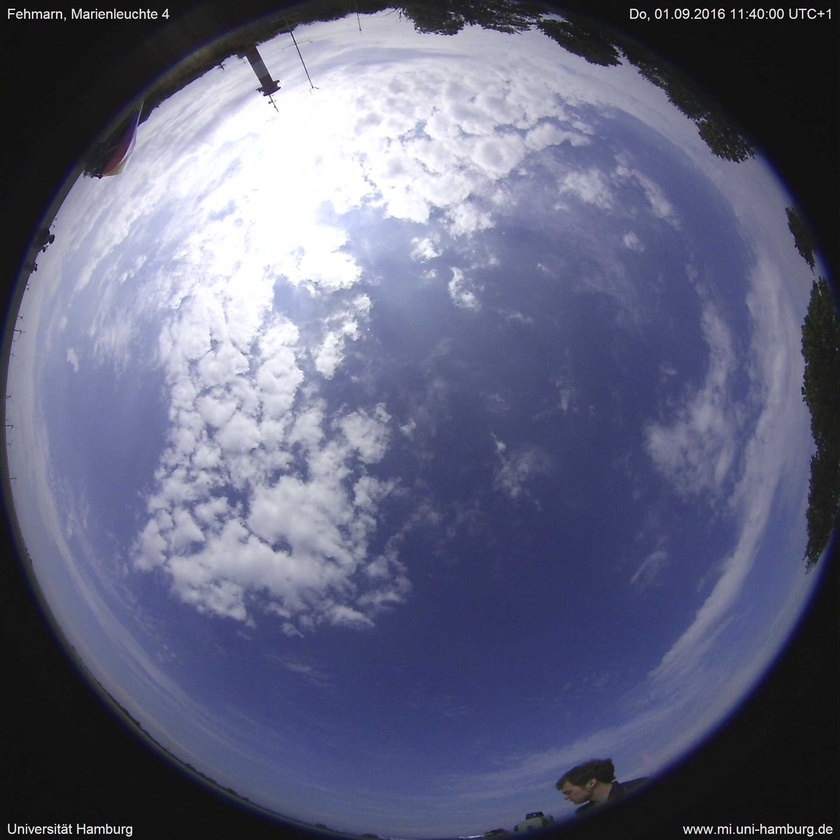
#> input picture src/semikite/images/FE4_Image_20160901_114000_UTCp1.jpg, 840 x 840 px, shrunk from 1920 x 1920 before the run; its folder holds 4 pictures in this run
$ python auto_kite_detection.py
#> lines starting #> are read from the running program, lines starting #| are printed output that depends on the picture; after the words box and inside, x2 and y2 are one past the last pixel; in counts of white or black regions, pixels touching at a corner belong together
#!/usr/bin/env python3
# -*- coding: utf-8 -*-
"""
    Author: Bohong Li
    The automatic kite detection mechanism is based on the difference in the RGB code of the original image and
    a blurred image. The mechanism works as follows:
    - First, Gaussian smoothing is applied on the original image. The image has to be smoothed first to avoid influences
    by sharp edges between the horizon and the edge of the lense.
    - Second, a mask is defined to cut out the lense edges and the lower part of the horizon in both the smoothed and
    the original image, should the outer edge of the horizon contain buildings or obstacles.
    - Third, the difference in the RGB code between the cut-out smoothed and original is calculated. Only the red (R)
    channel is used, as the total difference leads to the results.
    - Fourth, the algorithm finds the pixel with the largest difference in the R-channel.
    - Finally, the pixel is highlighted and denoted with a 1 on the original image. The final image can also be saved.
"""

#%%
import re
from pathlib import Path

import cv2
import numpy as np
import matplotlib.pyplot as plt

#%%
def filenames_gen(path: Path) -> list:

    image_names = [f.name for f in path.iterdir()]
    original_images = []

    for name in image_names:
        original_images.append(f"{path._str}/{name}")
        original_images.sort()

    return original_images

def find_timestamps(img_names: list):

    times = []

    for fname in img_names:
        match = re.search(r'\d{8}_\d{6}', fname)
        if match:
            times.append(match.group())

    return times

def read_image(image: str):

    pic = cv2.imread(image)
    return pic

def smoothing(image: np.array):

    smoothed_pic = cv2.GaussianBlur(image, (69,69), 30)

    return smoothed_pic

def cutting(image: np.array) -> np.array:

    height, width = image.shape[:2]
    center = (width // 2, height // 2)
    radius = int(min(center) * 0.81)
    mask = np.zeros((height, width), dtype=np.uint8)
    cv2.circle(mask, center, radius, 255, -1)
    masked_image = cv2.bitwise_and(image, image, mask=mask)

    return masked_image, mask

def rgb_calc(original_image: np.array, smoothed_image: np.array):

    diff = cv2.absdiff(smoothed_image, original_image)         # shape (H, W, 3)
    total_diff = diff[:,:,0]

    return total_diff

def find_top_pixels(total_diff: np.array, top_n: int):

    flat = total_diff.flatten()
    top_indices = np.argpartition(flat, -top_n)[-top_n:]
    top_indices = top_indices[np.argsort(-flat[top_indices])]  # Sort descending
    top_coords = [np.unravel_index(_index, total_diff.shape) for _index in top_indices]

    return top_coords

def visualize(coordinates: np.array, original_image: np.array):

    highlight = original_image.copy()
    for i, (y, x) in enumerate(coordinates):
        cv2.circle(highlight, (x, y), 5, (0, 0, 255), 2)
        cv2.putText(highlight, str(i+1), (x + 6, y - 6),
                    cv2.FONT_HERSHEY_SIMPLEX, 0.5, (255, 255, 255), 1, cv2.LINE_AA)

    return highlight

def save_image(path: str, image: np.array, _type: str):

    return cv2.imwrite(f"{path}/{_type}_image.jpg", image)

# [41 lines left out: functions plot_difference_field, plot_rgb_channel_differences, not called in this run]

#%%
PATH = Path("src/semikite/images")  # Change according to image folder path
# PATH = Path("Lex/test_pics")
n_pixel = 1  # number of pixel to be detected

image_filenames = filenames_gen(PATH)
timestamps = find_timestamps(image_filenames)

for original, idx, timestamp in zip(image_filenames,np.arange(1, len(image_filenames)), timestamps):
    original = read_image(original)
#> in read_image, pic is the input picture: shape (840, 840, 3); mean B, G, R 126.3, 101.3, 98.6
    cut_original,_ = cutting(original)
#> in cutting, `cv2.circle(mask, center, radius, 255, -1)`:
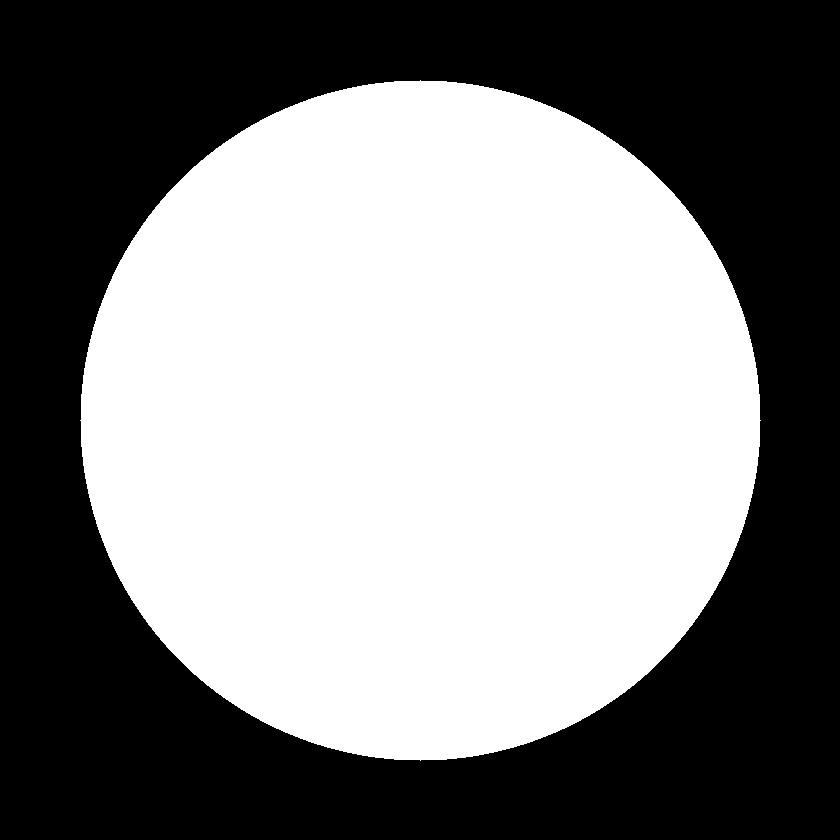
#> mask: shape (840, 840); 51.5% white; 1 black region, box (x1, y1, x2, y2) and area: (0, 0, 840, 840) 342455
#> in cutting, `masked_image = cv2.bitwise_and(image, image, mask=mask)`:
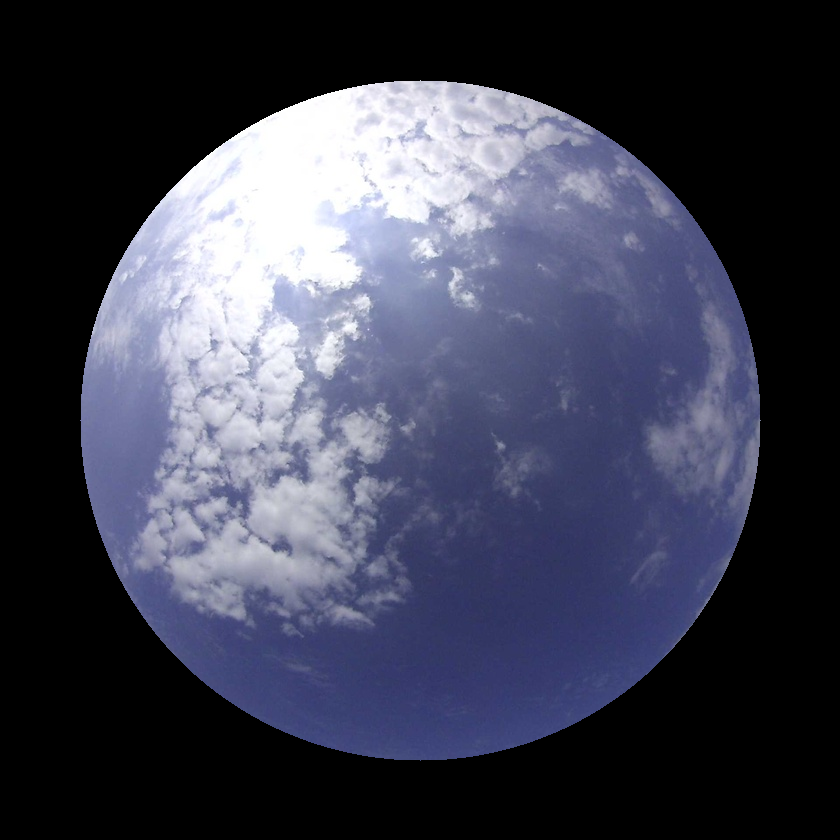
#> masked_image: shape (840, 840, 3); mean B, G, R 81.4, 64.5, 62.5
    smoothed_img = smoothing(original)
#> in smoothing, `smoothed_pic = cv2.GaussianBlur(image, (69,69), 30)`:
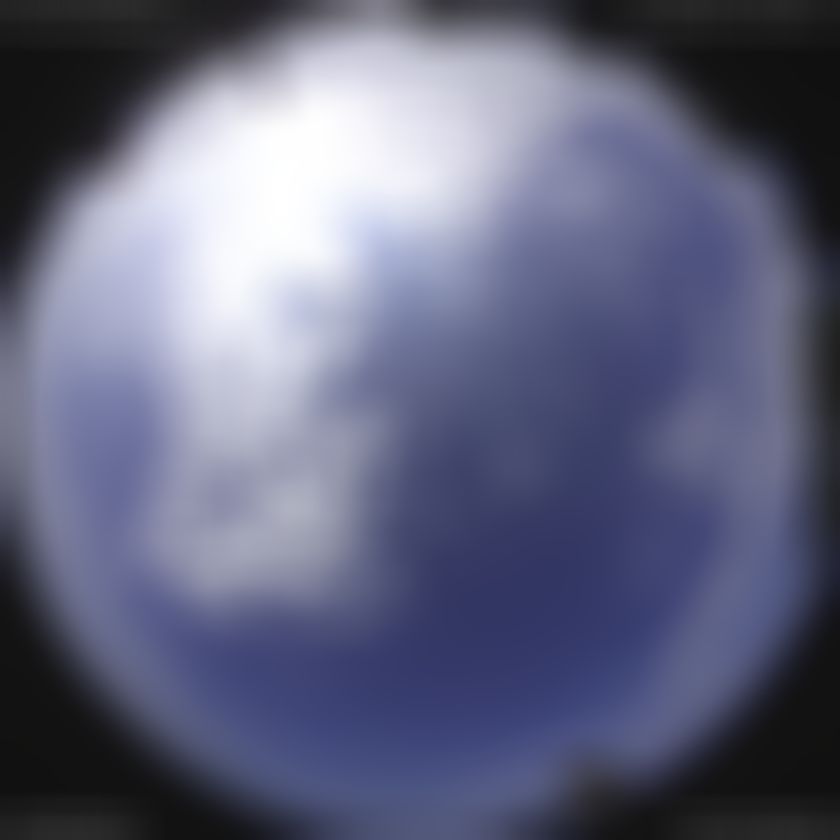
#> smoothed_pic: shape (840, 840, 3); mean B, G, R 126.4, 101.3, 98.6
    cut_smoothed, _ = cutting(smoothed_img)
#> in cutting (call 2), `masked_image = cv2.bitwise_and(image, image, mask=mask)`:
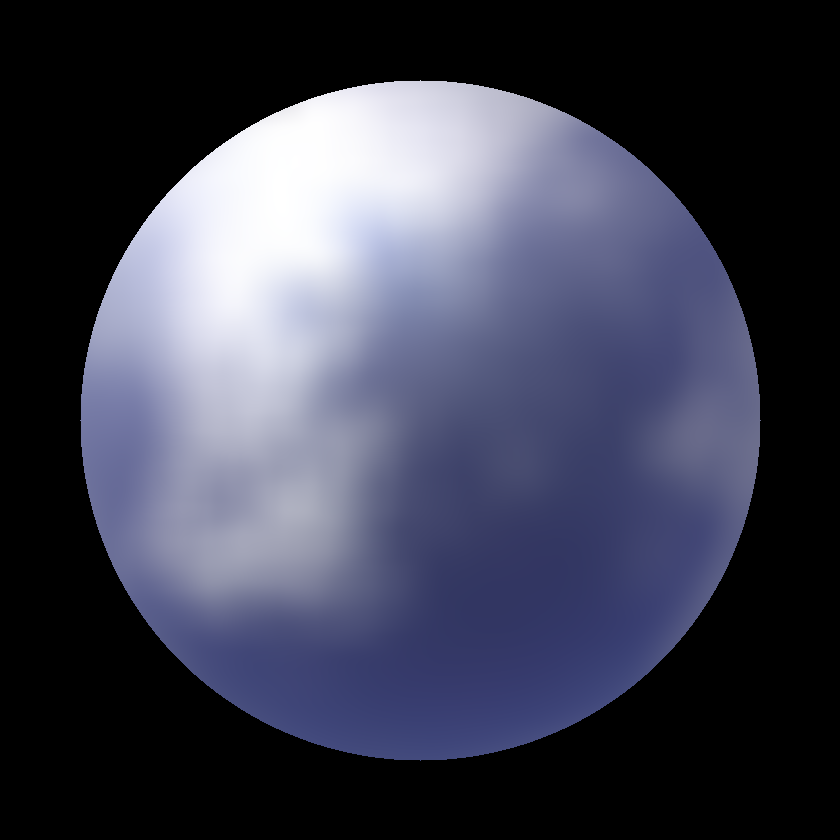
#> masked_image: shape (840, 840, 3); mean B, G, R 81.5, 64.6, 62.7
    rgb_difference = rgb_calc(cut_original, cut_smoothed)
#> in rgb_calc, `diff = cv2.absdiff(smoothed_image, original_image)`:
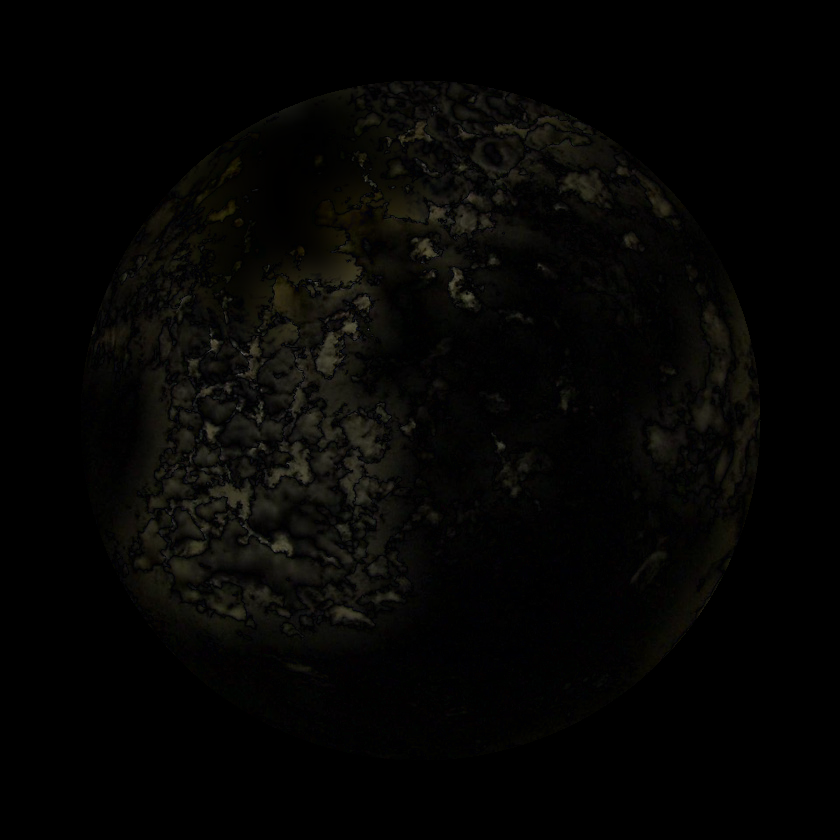
#> diff: shape (840, 840, 3); mean B, G, R 3.4, 4.8, 5.1
    pixel_coords = find_top_pixels(rgb_difference, n_pixel)
#> in find_top_pixels, `top_indices = np.argpartition(flat, -top_n)[-top_n:]`: top_indices = [295921]
#> in find_top_pixels, `top_coords = [np.unravel_index(_index, total_diff.shape) for _index in..`: top_coords = [(352, 241)]
#> pixel_coords = [(352, 241)]
    highlighted_pic = visualize(pixel_coords, original)
#> the loop in visualize, `for i, (y, x) in enumerate(coordinates):` made 1 pass
#> after the loop in visualize, `for i, (y, x) in enumerate(coordinates):`: highlight: shape (840, 840, 3); 0.02% of pixels changed, all inside (x1, y1, x2, y2) = (235, 335, 255, 359)
    # save_image("Lex/new_img", highlighted_pic, f"{timestamp}")
    save_image("src/semikite/detected_images", highlighted_pic, f"{timestamp}")
#> pass 2 of the loop `for original, idx, timestamp in zip(image_filenames,np.arange(1, len(i..`:
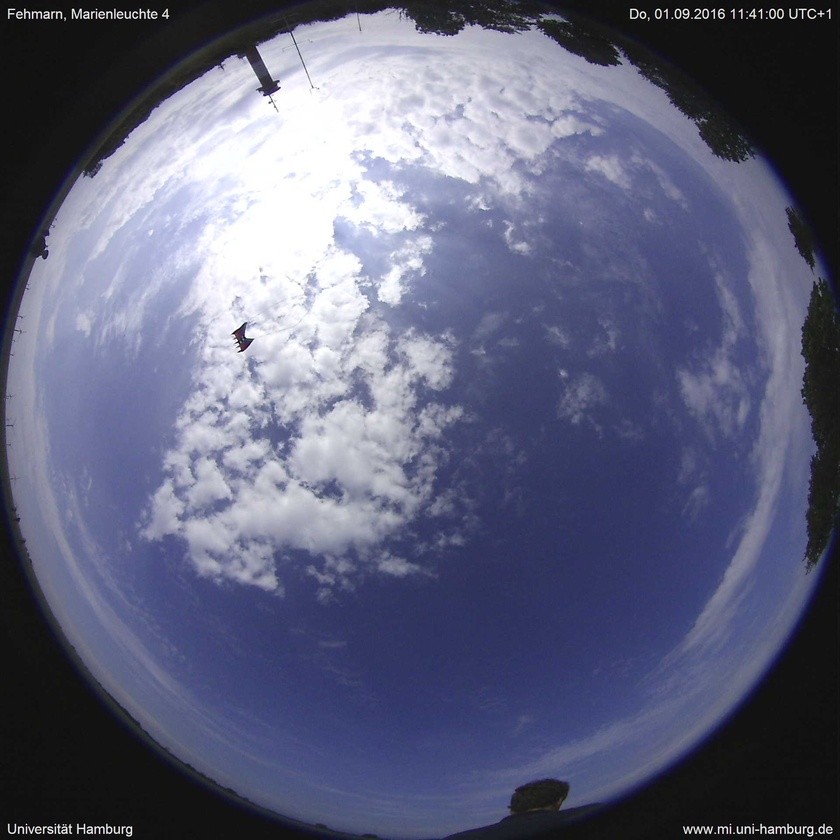
#> input picture src/semikite/images/FE4_Image_20160901_114100_UTCp1.jpg, 840 x 840 px, shrunk from 1920 x 1920 before the run
#> in read_image, pic is the input picture: shape (840, 840, 3); mean B, G, R 124.1, 98.8, 96.1
#> in cutting (call 4), `masked_image = cv2.bitwise_and(image, image, mask=mask)`:
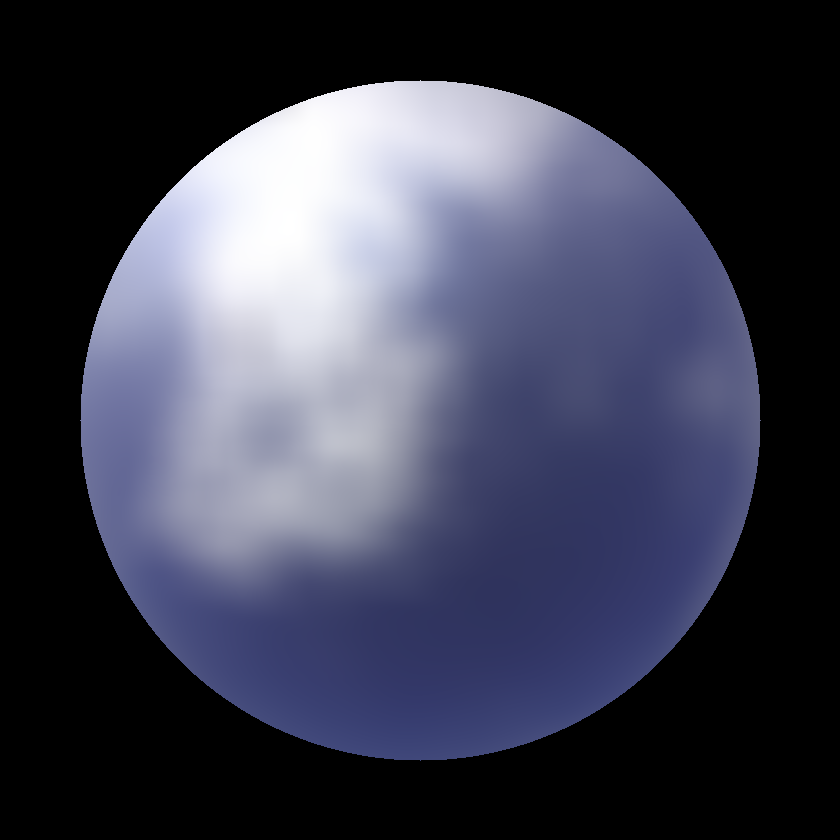
#> masked_image: shape (840, 840, 3); mean B, G, R 79.7, 62.6, 60.7
#> in rgb_calc (call 2), `diff = cv2.absdiff(smoothed_image, original_image)`:
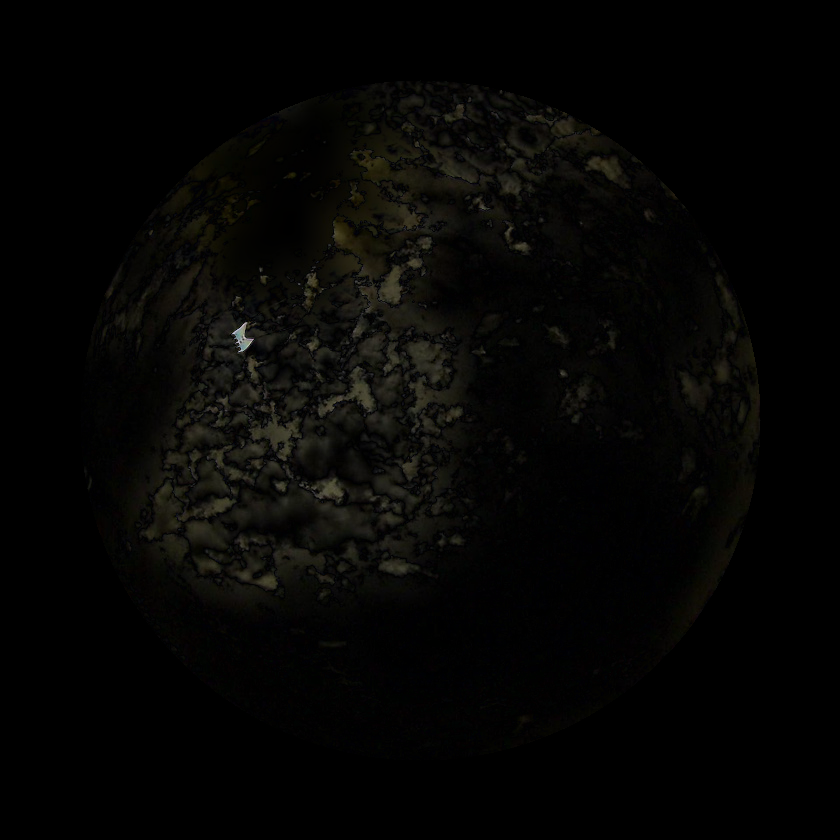
#> diff: shape (840, 840, 3); mean B, G, R 3.7, 5.1, 5.3
#> pixel_coords = [(333, 233)]
#> the loop in visualize (call 2), `for i, (y, x) in enumerate(coordinates):` made 1 pass
#> pass 3 of the loop `for original, idx, timestamp in zip(image_filenames,np.arange(1, len(i..`:
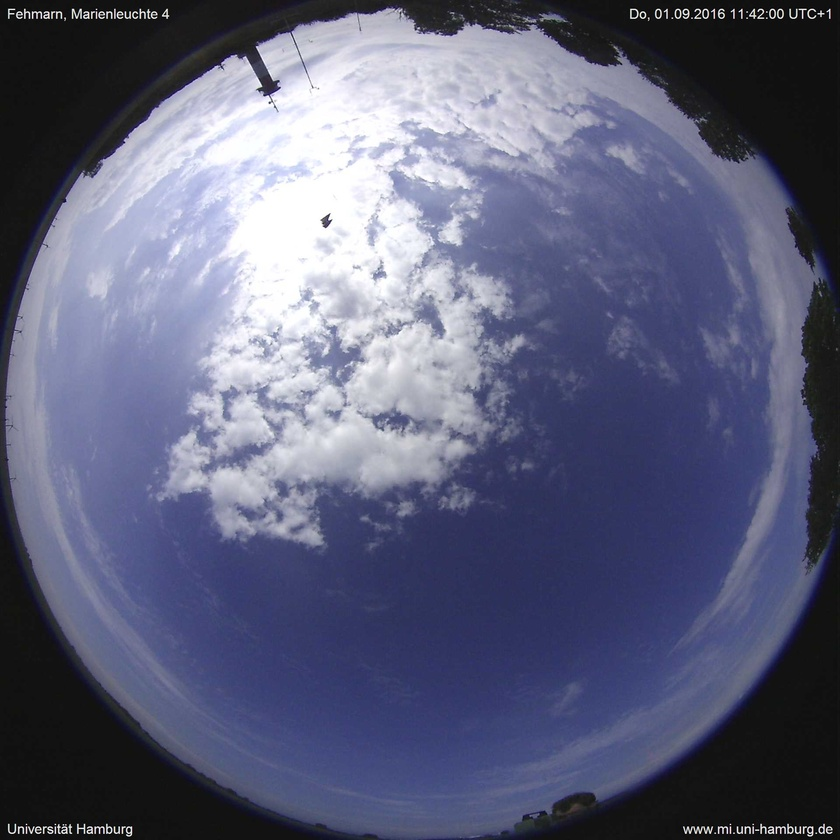
#> input picture src/semikite/images/FE4_Image_20160901_114200_UTCp1.jpg, 840 x 840 px, shrunk from 1920 x 1920 before the run
#> in read_image, pic is the input picture: shape (840, 840, 3); mean B, G, R 122.9, 97.1, 94.3
#> in cutting (call 6), `masked_image = cv2.bitwise_and(image, image, mask=mask)`:
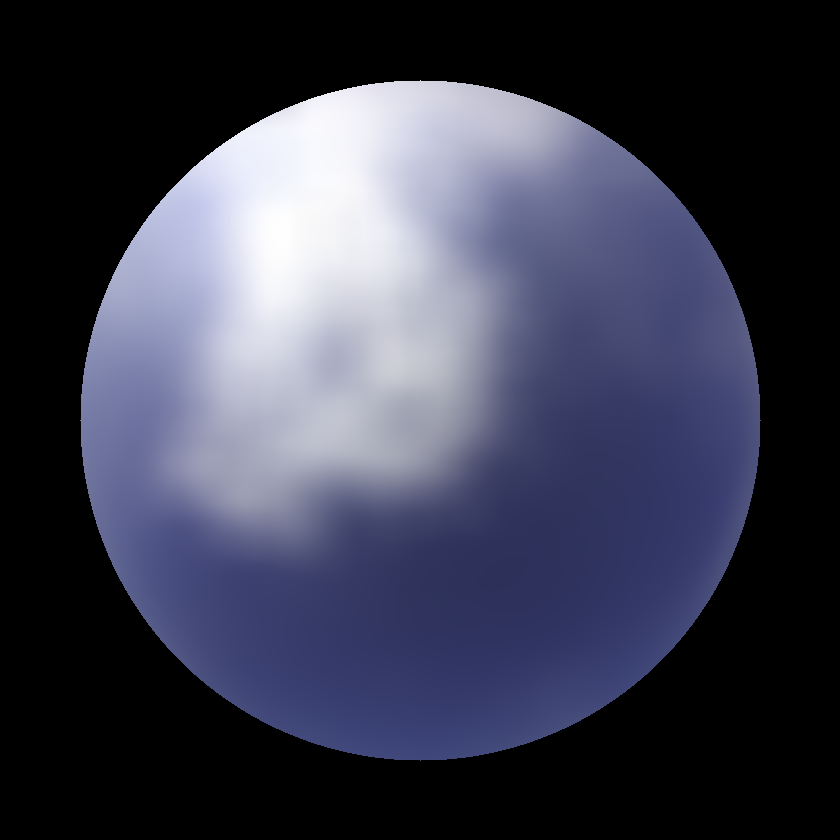
#> masked_image: shape (840, 840, 3); mean B, G, R 78.5, 61.1, 59.2
#> in rgb_calc (call 3), `diff = cv2.absdiff(smoothed_image, original_image)`:
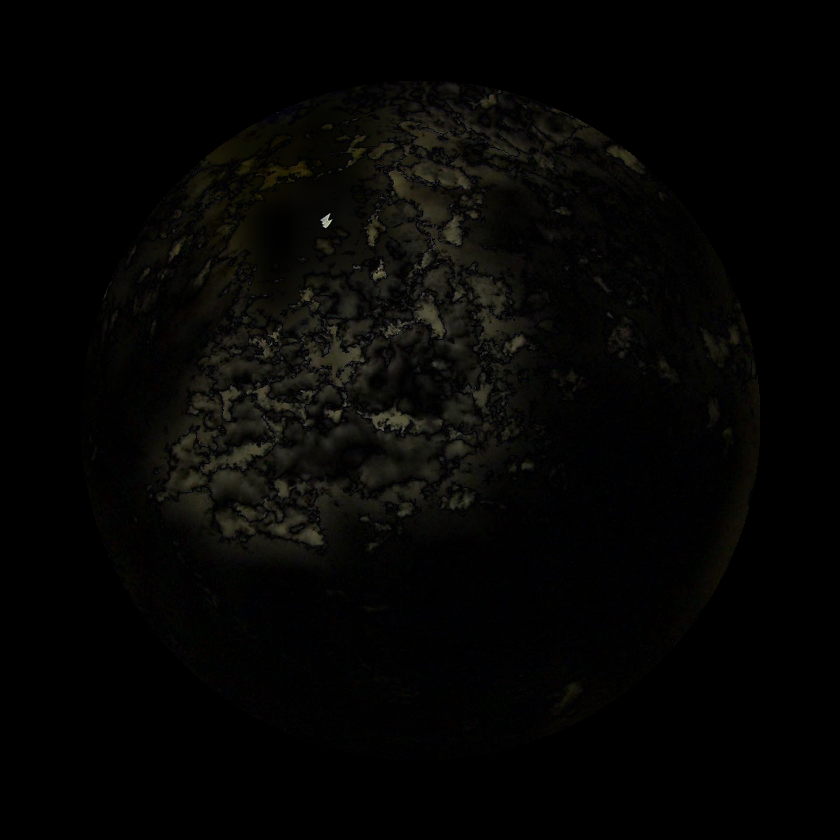
#> diff: shape (840, 840, 3); mean B, G, R 3.7, 5, 5.2
#> pixel_coords = [(223, 323)]

    # plot_rgb_channel_differences(cut_original, cut_smoothed)  # COMMENT OUT IF ONE DOES NOT WANT TO PLOT THE CHANNEL DIFFERENCE
